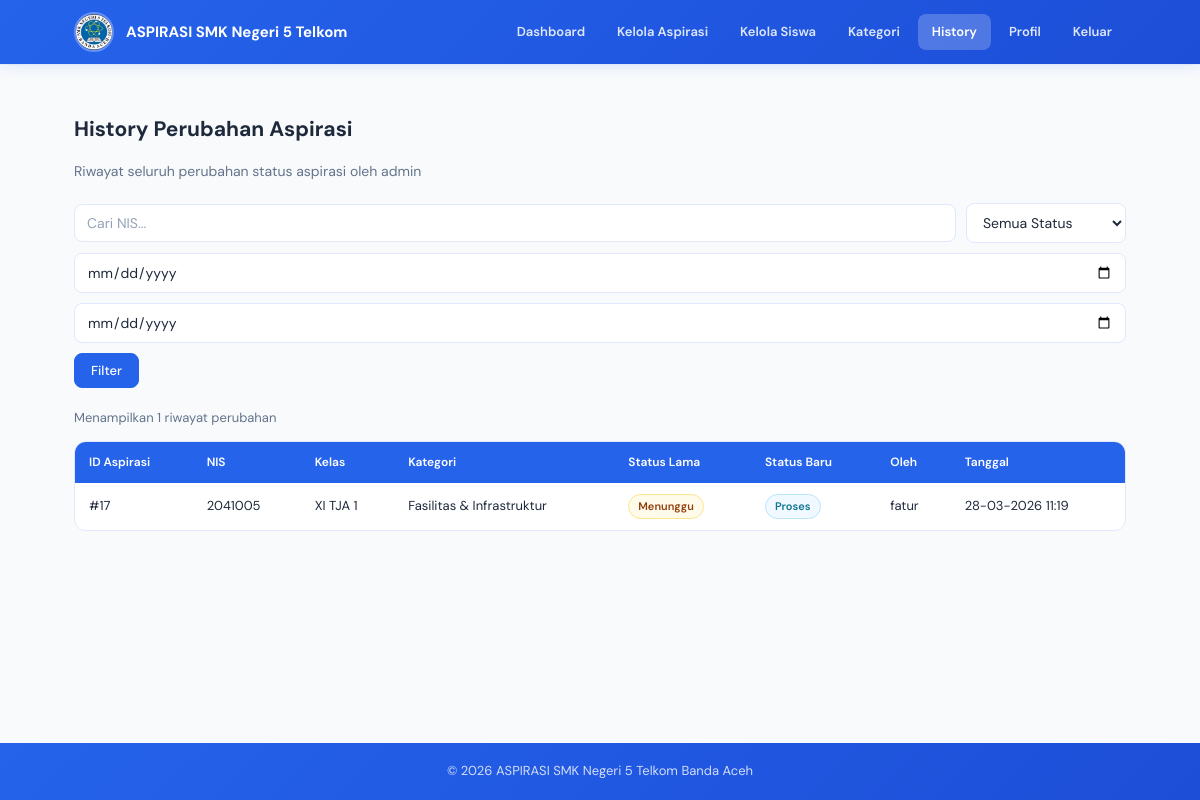
/history-aspirasi-admin.php (signed in), run on the app's committed database.
### tables this page shows
CREATE TABLE `tb_history_aspirasi` (
  `id_history` int(11) NOT NULL,
  `id_pelaporan` int(11) NOT NULL,
  `old_status` varchar(50) DEFAULT NULL,
  `new_status` varchar(50) DEFAULT NULL,
  `old_feedback` longtext DEFAULT NULL,
  `new_feedback` longtext DEFAULT NULL,
  `changed_by` varchar(50) DEFAULT NULL,
  `changed_at` timestamp NOT NULL DEFAULT current_timestamp()
);

CREATE TABLE `input_aspirasi` (
  `id_pelaporan` int(11) NOT NULL,
  `nis` varchar(20) NOT NULL,
  `jurusan` varchar(50) DEFAULT NULL,
  `id_kategori` int(11) NOT NULL,
  `lokasi` varchar(200) NOT NULL,
  `ket` longtext NOT NULL,
  `tanggal_input` timestamp NOT NULL DEFAULT current_timestamp(),
  `status` varchar(50) DEFAULT 'menunggu',
  `penyelesaian` longtext DEFAULT NULL
);

CREATE TABLE `tb_siswa` (
  `nis` varchar(20) NOT NULL,
  `kelas` varchar(50) NOT NULL,
  `jurusan` varchar(50) DEFAULT 'Umum',
  `created_at` timestamp NOT NULL DEFAULT current_timestamp()
);

CREATE TABLE `tb_kategori` (
  `id_kategori` int(11) NOT NULL,
  `ket_kategori` varchar(100) NOT NULL,
  `created_at` timestamp NOT NULL DEFAULT current_timestamp()
);

### history-aspirasi-admin.php (the view, shortened to what this page needs)
<?php
include 'db.php';
include 'nav.php';
$filter_nis     = trim($_GET['nis']             ?? '');
$filter_dari    = trim($_GET['tanggal_dari']    ?? '');
$filter_sampai  = trim($_GET['tanggal_sampai']  ?? '');
$where = "WHERE 1=1";
$history_list      = [];
$r = $conn->query("SELECT th.id_history, th.id_pelaporan, th.old_status, th.new_status,
    th.new_feedback, th.changed_by, th.changed_at,
    ia.nis, ia.lokasi, ia.ket, tk.ket_kategori, ts.kelas
    FROM tb_history_aspirasi th
    LEFT JOIN input_aspirasi ia ON th.id_pelaporan = ia.id_pelaporan
    LEFT JOIN tb_kategori tk ON ia.id_kategori = tk.id_kategori
    LEFT JOIN tb_siswa ts ON ia.nis = ts.nis
    $where ORDER BY th.changed_at DESC");
if ($r) while ($row = $r->fetch_assoc()) $history_list[] = $row;
?>
<div class="section">
    <div class="container">
        <h2>History Perubahan Aspirasi</h2>
        <p class="page-subtitle">Riwayat seluruh perubahan status aspirasi oleh admin</p>
        <div class="filter-bar">
            <form method="GET" action="" class="filter-form">
                <input type="text" name="nis" class="input-control filter-search"
                       placeholder="Cari NIS..." value="<?php echo htmlspecialchars($filter_nis); ?>">
                <select name="status" class="input-control filter-select">
                    <option value="">Semua Status</option>
                </select>
                <input type="date" name="tanggal_dari" class="input-control"
                       value="<?php echo htmlspecialchars($filter_dari); ?>" title="Dari tanggal">
                <input type="date" name="tanggal_sampai" class="input-control"
                       value="<?php echo htmlspecialchars($filter_sampai); ?>" title="Sampai tanggal">
                <button type="submit" class="btn btn-primary">Filter</button>
            </form>
        </div>
        <?php if (!empty($history_list)): ?>
        <div class="list-info">Menampilkan <?php echo count($history_list); ?> riwayat perubahan</div>
        <div class="table-wrap">
            <table class="data-table">
                <thead>
                    <tr>
                        <th>ID Aspirasi</th>
                        <th>NIS</th>
                        <th>Kelas</th>
                        <th>Kategori</th>
                        <th>Status Lama</th>
                        <th>Status Baru</th>
                        <th>Oleh</th>
                        <th>Tanggal</th>
                    </tr>
                </thead>
                <tbody>
                    <?php foreach ($history_list as $h):
                        $ob_cls = ($h['old_status'] ?? '') === 'Selesai' ? 'badge-selesai' : (($h['old_status'] ?? '') === 'Proses' ? 'badge-proses' : 'badge-menunggu');
                        $nb_cls = $h['new_status'] === 'Selesai' ? 'badge-selesai' : ($h['new_status'] === 'Proses' ? 'badge-proses' : 'badge-menunggu');
                    ?>
                    <tr>
                        <td>#<?php echo $h['id_pelaporan']; ?></td>
                        <td><?php echo htmlspecialchars($h['nis'] ?? '-'); ?></td>
                        <td><?php echo htmlspecialchars($h['kelas'] ?? '-'); ?></td>
                        <td><?php echo htmlspecialchars($h['ket_kategori'] ?? '-'); ?></td>
                        <td>
                            <?php if ($h['old_status']): ?>
                            <span class="badge <?php echo $ob_cls; ?>"><?php echo htmlspecialchars($h['old_status']); ?></span>
                            <?php else: ?>
                            <span class="text-muted">-</span>
                            <?php endif; ?>
                        </td>
                        <td><span class="badge <?php echo $nb_cls; ?>"><?php echo htmlspecialchars($h['new_status']); ?></span></td>
                        <td><?php echo htmlspecialchars($h['changed_by'] ?? 'Admin'); ?></td>
                        <td><?php echo $h['changed_at'] ? date('d-m-Y H:i', strtotime($h['changed_at'])) : '-'; ?></td>
                    </tr>
                    <?php endforeach; ?>
                </tbody>
            </table>
        </div>
        <?php endif; ?>
    </div>
</div>

### css/style.css (style rules this page uses)
:root { --bg: #f8fafc; --surface: #ffffff; --border: #e0e7ff; --text: #1e293b; --text-muted: #64748b; --text-light: #94a3b8; --primary: #2563eb; --primary-hover: #1d4ed8; --primary-light: #eff6ff; --success: #10b981; --success-bg: #f0fdf4; --success-border: #bbf7d0; --warning: #f59e0b; --warning-bg: #fffbeb; --warning-border: #fde68a; --danger: #ef4444; --danger-bg: #fef2f2; --danger-border: #fecaca; --info: #06b6d4; --info-bg: #f0f9ff; --info-border: #bae6fd; --radius: 12px; --radius-sm: 8px; --shadow-sm: 0 2px 4px rgba(37,99,235,0.08); --shadow: 0 4px 12px rgba(37,99,235,0.10), 0 0 0 1px rgba(37,99,235,0.05); --shadow-lg: 0 8px 32px rgba(37,99,235,0.15); --font: 'DM Sans', system-ui, sans-serif; --transition: 0.2s ease; --header-h: 64px; --gradient-primary: linear-gradient(135deg, #2563eb 0%, #1d4ed8 100%); }
*, *::before, *::after { box-sizing: border-box; }
html, body { height: 100%; margin: 0; padding: 0; }
body { display: flex; flex-direction: column; min-height: 100vh; font-family: var(--font); background: var(--bg); color: var(--text); font-size: 14px; line-height: 1.6; }
.container { max-width: 1100px; margin: 0 auto; padding: 0 24px; width: 100%; }
.section { flex: 1; padding: 32px 0 48px; }
.btn { display: inline-flex; align-items: center; justify-content: center; gap: 6px; padding: 8px 16px; border: 1px solid var(--border); background: var(--surface); color: var(--text-muted); border-radius: var(--radius-sm); cursor: pointer; font-weight: 500; font-size: 13px; font-family: var(--font); text-decoration: none; transition: all var(--transition); white-space: nowrap; }
.btn-primary, .btn-submit, .btn-save { background: var(--primary); color: #fff; border-color: var(--primary); }
.input-control, .form-group input:not([type=submit]), .form-group select, .form-group textarea, .form-control { width: 100%; padding: 9px 12px; border: 1px solid var(--border); border-radius: var(--radius-sm); background: var(--surface); color: var(--text); font-size: 14px; font-family: var(--font); transition: border-color var(--transition), box-shadow var(--transition); outline: none; }
.input-control::placeholder, .form-control::placeholder { color: var(--text-light); }
.filter-bar { display: flex; gap: 10px; margin-bottom: 20px; flex-wrap: wrap; align-items: center; }
.filter-form { display: flex; gap: 10px; flex-wrap: wrap; align-items: center; width: 100%; }
.filter-search { flex: 1; min-width: 180px; }
.filter-select { width: 160px; flex-shrink: 0; }
.table-wrap { overflow-x: auto; border-radius: var(--radius); border: 1px solid var(--border); }
.data-table { width: 100%; border-collapse: collapse; font-size: 13px; background: var(--surface); }
.data-table th { padding: 11px 14px; background: var(--primary); color: white; text-align: left; font-weight: 600; font-size: 12px; white-space: nowrap; }
.data-table td { padding: 11px 14px; border-bottom: 1px solid var(--border); color: var(--text); vertical-align: middle; }
.data-table tbody tr:last-child td { border-bottom: none; }
.badge, .status-badge { display: inline-flex; align-items: center; padding: 3px 9px; border-radius: 999px; font-size: 11px; font-weight: 600; }
.badge-menunggu { background: var(--warning-bg); color: #92400e; border: 1px solid var(--warning-border); }
.badge-proses { background: var(--info-bg); color: #0e7490; border: 1px solid var(--info-border); }
.page-subtitle { color: var(--text-muted); margin: -4px 0 20px; font-size: 14px; }
.list-info { font-size: 13px; color: var(--text-muted); margin-bottom: 12px; }

### data on the page
tb_history_aspirasi: id_pelaporan "17", id_pelaporan.nis "2041005", tb_siswa.kelas "XI TJA 1", tb_kategori.ket_kategori "Fasilitas & Infrastruktur", old_status "Menunggu", new_status "Proses", changed_by "fatur", changed_at "28-03-2026 11:19"

### other printed values
$label "Dashboard"
$label "Kelola Aspirasi"
$label "Kelola Siswa"
$label "Kategori"
$label "History"
$label "Profil"
count($history_list) "1"
